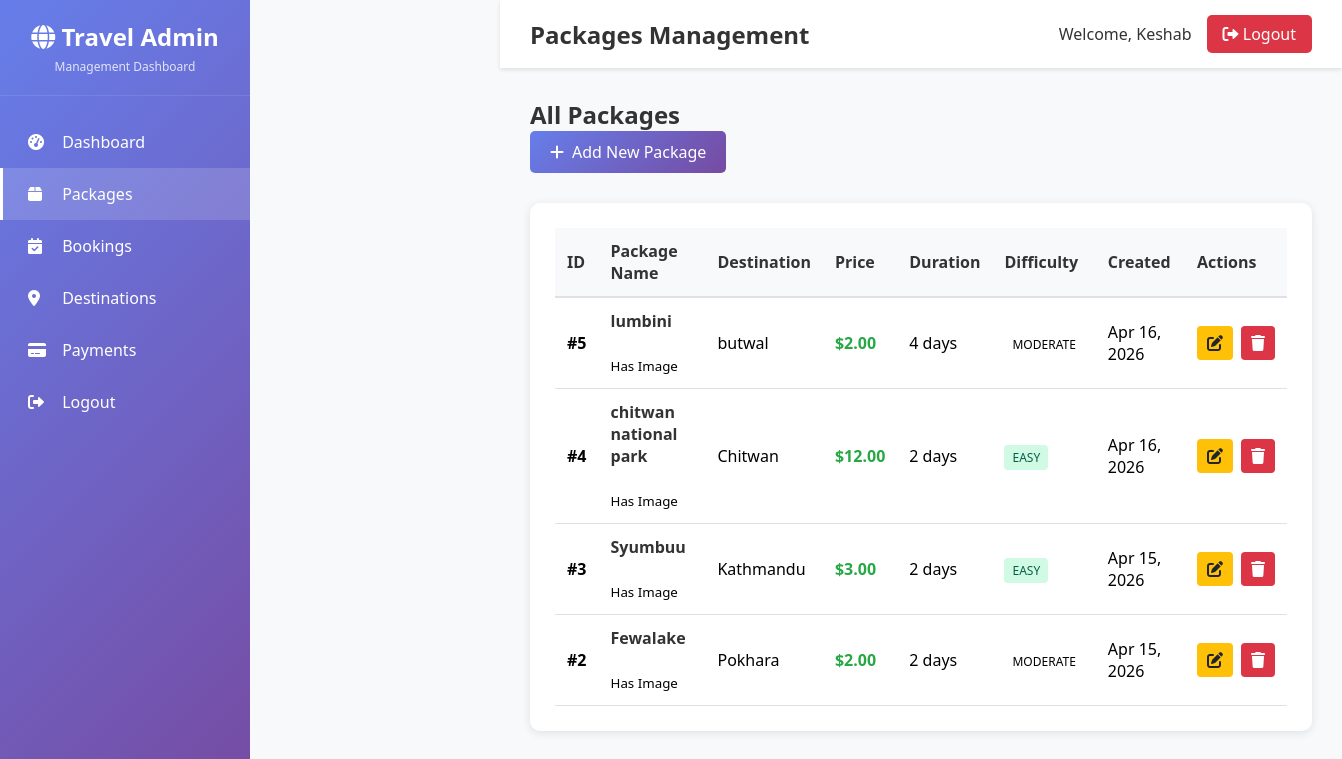
Screenshot of /admin-dashboard/packages/ (signed in) with the database file from the repository.
### tours/models.py (models this page shows, shortened)
class Package(models.Model):
    DIFFICULTY_CHOICES = [
        ('easy', 'Easy'),
        ('moderate', 'Moderate'),
        ('hard', 'Hard'),
    ]
    id = models.AutoField(primary_key=True)
    title = models.CharField(max_length=200)
    price = models.DecimalField(max_digits=10, decimal_places=2)
    duration = models.PositiveIntegerField(help_text="Duration in days")
    description = models.TextField(blank=True)
    difficulty = models.CharField(max_length=20, choices=DIFFICULTY_CHOICES, default='moderate')
    max_altitude = models.PositiveIntegerField(null=True, blank=True, help_text="Metres")
    group_size_min = models.PositiveIntegerField(default=1)
    group_size_max = models.PositiveIntegerField(default=12)
    image = models.ImageField(upload_to='packages/', blank=True, null=True)
    destination = models.ForeignKey(Destination, on_delete=models.CASCADE, related_name='packages', db_column='destination_id')
    created_at = models.DateTimeField(auto_now_add=True)
    class Meta:
        db_table = 'packages'

class Destination(models.Model):
    id = models.AutoField(primary_key=True)
    name = models.CharField(max_length=200)
    location = models.CharField(max_length=255)
    latitude = models.FloatField(blank=True, null=True)
    longitude = models.FloatField(blank=True, null=True)
    description = models.TextField(blank=True)
    image = models.ImageField(upload_to='destinations/', blank=True, null=True)
    created_at  = models.DateTimeField(auto_now_add=True)
    class Meta:
        db_table = 'destinations'

### admin_dashboard/views.py (the view)
# urls.py: path('packages/', views.package_list, name='admin_package_list'),
@login_required
@user_passes_test(is_superuser)
def package_list(request):
    packages = Package.objects.select_related('destination').order_by('-created_at')
    return render(request, 'admin_dashboard/package_list.html', {'packages': packages})

### admin_dashboard/views.py (called while the page is built)
def is_superuser(user):
    return user.is_superuser

### admin_dashboard/templates/admin_dashboard/package_list.html (shortened to what this page needs)
{% extends "admin_dashboard/base.html" %}
{% block main_content %}
<div class="main-content">
    <div class="top-bar">
        <h1>Packages Management</h1>
        <div class="user-info">
            <span class="user-name">Welcome, {{ user.username|title }}</span>
            <a href="{% url 'admin_logout' %}" class="logout-btn">
                <i class="fas fa-sign-out-alt"></i> Logout
            </a>
        </div>
    </div>
    <div class="dashboard-content">
        <div class="page-header">
            <div class="d-flex justify-content-between align-items-center">
                <h2>All Packages</h2>
                <a href="{% url 'admin_package_create' %}" class="btn btn-primary">
                    <i class="fas fa-plus"></i> Add New Package
                </a>
            </div>
        </div>
        <div class="table-card">
            <table class="admin-table">
                <thead>
                    <tr>
                        <th>ID</th>
                        <th>Package Name</th>
                        <th>Destination</th>
                        <th>Price</th>
                        <th>Duration</th>
                        <th>Difficulty</th>
                        <th>Created</th>
                        <th>Actions</th>
                    </tr>
                </thead>
                <tbody>
                    {% for package in packages %}
                    <tr>
                        <td><strong>#{{ package.id }}</strong></td>
                        <td>
                            <div class="package-info">
                                <strong>{{ package.title }}</strong>
                                {% if package.image %}
                                <br><small class="text-muted">Has Image</small>
                                {% endif %}
                            </div>
                        </td>
                        <td>{{ package.destination.name }}</td>
                        <td class="price">${{ package.price }}</td>
                        <td>{{ package.duration }} days</td>
                        <td>
                            <span class="badge badge-{{ package.difficulty }}">{{ package.get_difficulty_display }}</span>
                        </td>
                        <td>{{ package.created_at|date:"M d, Y" }}</td>
                        <td>
                            <div class="action-buttons">
                                <a href="{% url 'admin_package_update' package.id %}" class="btn btn-sm btn-edit" title="Edit Package">
                                    <i class="fas fa-edit"></i>
                                </a>
                                <a href="{% url 'admin_package_delete' package.id %}" class="btn btn-sm btn-delete" title="Delete Package">
                                    <i class="fas fa-trash"></i>
                                </a>
                            </div>
                        </td>
                    </tr>
                    {% endfor %}
                </tbody>
            </table>
        </div>
    </div>
</div>
{% endblock %}

### admin_dashboard/templates/admin_dashboard/base.html (style rules this page uses)
* { margin: 0; padding: 0; box-sizing: border-box; }
body { font-family: 'Segoe UI', Tahoma, Geneva, Verdana, sans-serif; background: #f8f9fa; }
.main-content { flex: 1; margin-left: 250px; background: #f8f9fa; }
.top-bar { background: white; padding: 15px 30px; box-shadow: 0 2px 4px rgba(0,0,0,0.1); display: flex; justify-content: space-between; align-items: center; }
.top-bar h1 { font-size: 24px; color: #333; font-weight: 600; }
.user-info { display: flex; align-items: center; gap: 15px; }
.user-name { font-weight: 500; color: #333; }
.logout-btn { background: #dc3545; color: white; border: none; padding: 8px 16px; border-radius: 5px; cursor: pointer; text-decoration: none; transition: background 0.3s ease; }
.dashboard-content { padding: 30px; }
.table-card { background: white; border-radius: 10px; padding: 25px; box-shadow: 0 2px 10px rgba(0,0,0,0.1); margin-bottom: 30px; }
.admin-table { width: 100%; border-collapse: collapse; }
.admin-table th { background: #f8f9fa; padding: 12px; text-align: left; font-weight: 600; color: #333; border-bottom: 2px solid #dee2e6; }
.admin-table td { padding: 12px; border-bottom: 1px solid #dee2e6; }
.price { font-weight: 600; color: #28a745; }
.badge { padding: 4px 8px; border-radius: 4px; font-size: 12px; font-weight: 500; text-transform: uppercase; }
.badge-easy { background: #d1fae5; color: #065f46; }
.btn { display: inline-block; padding: 10px 20px; border: none; border-radius: 5px; text-decoration: none; cursor: pointer; font-weight: 500; transition: all 0.3s ease; }
.btn-primary { background: linear-gradient(135deg, #667eea, #764ba2); color: white; }

### admin_dashboard/templates/admin_dashboard/package_list.html (style rules this page uses)
.page-header { margin-bottom: 30px; }
.page-header h2 { font-size: 24px; color: #333; font-weight: 600; margin: 0; }
.btn-primary { background: linear-gradient(135deg, #667eea, #764ba2); color: white; border: none; padding: 10px 20px; border-radius: 5px; text-decoration: none; display: inline-flex; align-items: center; gap: 8px; transition: transform 0.3s ease, box-shadow 0.3s ease; }
.package-info strong { display: block; color: #333; }
.action-buttons { display: flex; gap: 8px; }
.btn-edit { background: #ffc107; color: #212529; padding: 6px 10px; border-radius: 4px; text-decoration: none; transition: background 0.3s ease; }
.btn-delete { background: #dc3545; color: white; padding: 6px 10px; border-radius: 4px; text-decoration: none; transition: background 0.3s ease; }
.badge-easy { background: #d1fae5; color: #065f46; }

### rows the page displays
Package: id "5", title "lumbini", shows "Has Image", destination.name "butwal", price "2.00", duration "4", difficulty "MODERATE", created_at "Apr 16, 2026"
Package: id "4", title "chitwan national park", shows "Has Image", destination.name "Chitwan", price "12.00", duration "2", difficulty "EASY", created_at "Apr 16, 2026"
Package: id "3", title "Syumbuu", shows "Has Image", destination.name "Kathmandu", price "3.00", duration "2", difficulty "EASY", created_at "Apr 15, 2026"
Package: id "2", title "Fewalake", shows "Has Image", destination.name "Pokhara", price "2.00", duration "2", difficulty "MODERATE", created_at "Apr 15, 2026"

### other values shown
{{ user.username|title }} "Keshab"
